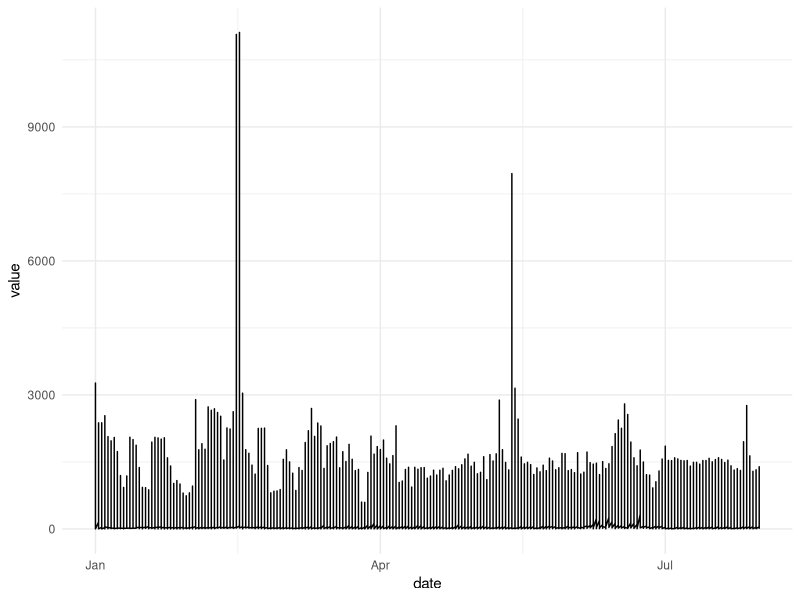
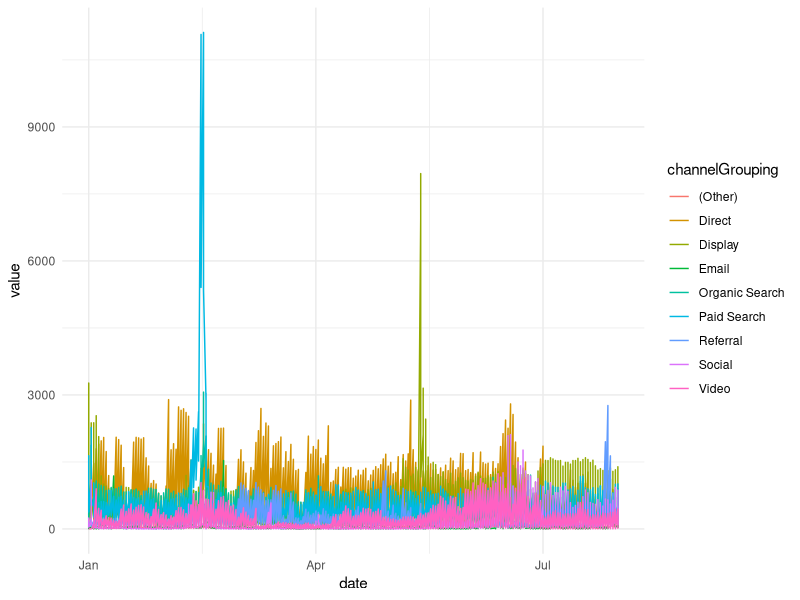
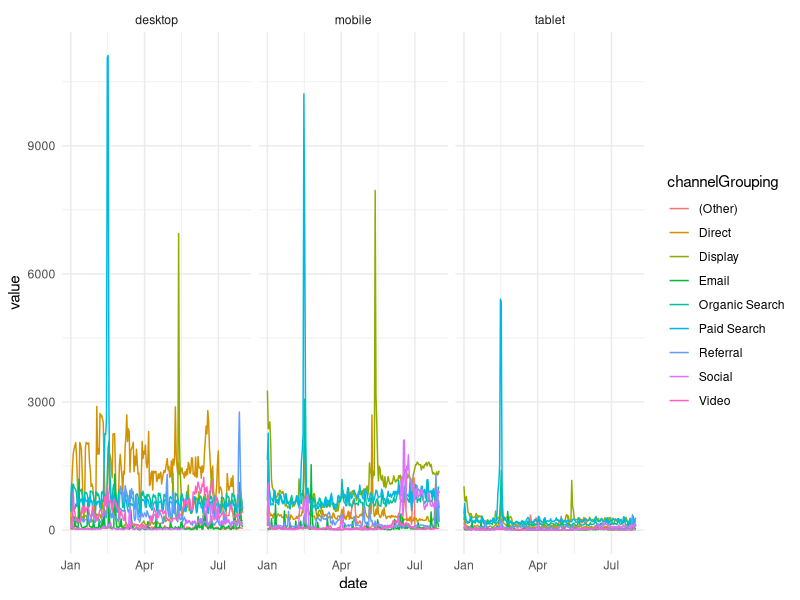
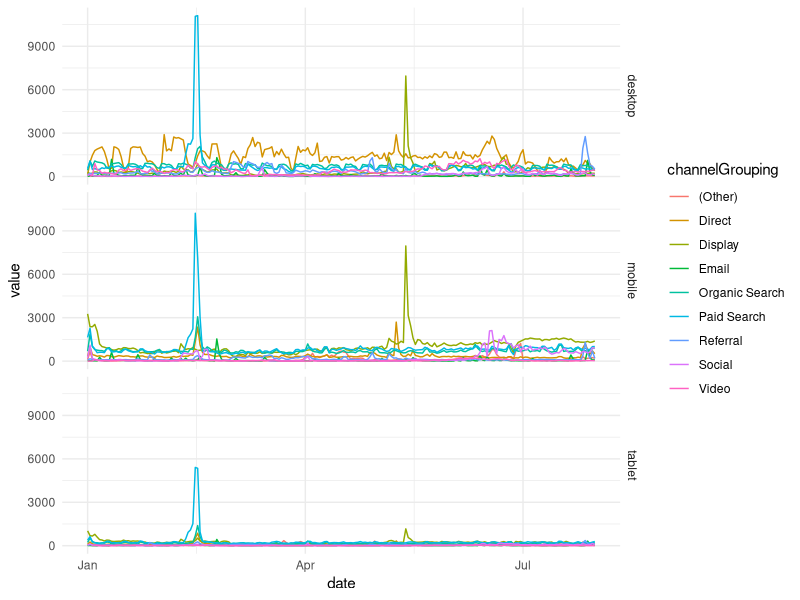
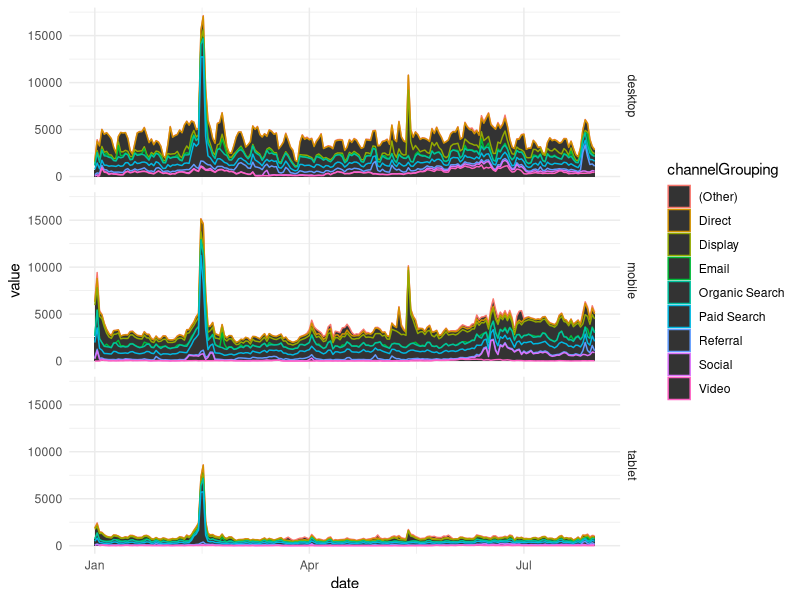
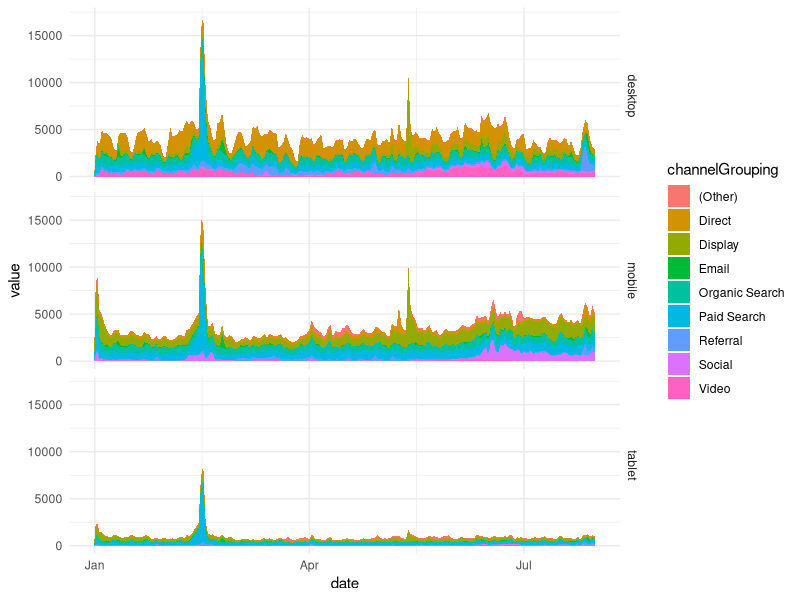
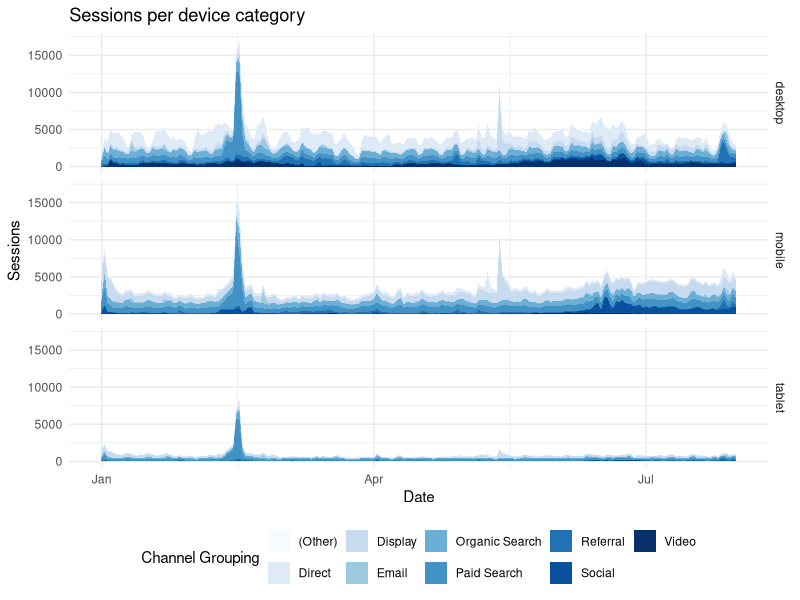

Source code (R) for these figures, in order:
## ---- chunk 1
library(knitr) # used for kable that makes nice RMarkdown tables
web_data <- read.csv("./data/gadata_example_2.csv", stringsAsFactors = FALSE)
## ---- chunk 2
kable(head(web_data))
## ---- chunk 3
## We can use the newer tidyr() package the gather() function to tidy up the data
library(tidyr)

## call the key column 'variable' and the value colum 'value' and 
## gather all variables apart from date, channelGrouping and deviceCategory
web_data_tidy <- web_data %>% gather(variable, value, -date, -channelGrouping, -deviceCategory)
head(web_data_tidy)
## ---- chunk 4
str(web_data_tidy)

web_data_tidy$date <- as.Date(web_data_tidy$date)

## we will only look at sessions
library(dplyr)
plot_data <- web_data_tidy %>% filter(variable == "sessions")

## ---- chunk 5
library(ggplot2)
## I don't know why, but I always call them gg
gg <- ggplot(data = plot_data, aes(x = date, y = value)) + theme_minimal()
## ---- chunk 6
## let's make some line plots
gg + geom_line()

## hmm, too much data in there, let's colour by the channelGroupings
gg + geom_line(aes(colour = channelGrouping))

## we have desktop, mobile and tablet all in there, let's seperate them out with facet
gg + geom_line(aes(colour = channelGrouping)) + facet_grid(. ~ deviceCategory)

## I prefer it one over the other
gg + geom_line(aes(colour = channelGrouping)) + facet_grid(deviceCategory ~ .)

## let's try an area plot
gg + geom_area(aes(colour = channelGrouping, group = channelGrouping)) + facet_grid(deviceCategory ~ .)

## ahh, area plots colour by scale 'fill' rather than scale 'colour' (see ?geom_area)
gg + geom_area(aes(fill = channelGrouping, group = channelGrouping)) + facet_grid(deviceCategory ~ .)

## ok, let's keep that for now
gg <- gg + geom_area(aes(group = channelGrouping, fill = channelGrouping)) + facet_grid(deviceCategory ~ .)
## ---- chunk 7
## make the colours nicer
gg <- gg + scale_fill_brewer(palette = "Blues")
## add a title
gg <- gg + ggtitle("Sessions per device category")
## rename the x and y axis
gg <- gg + xlab("Date") + ylab("Sessions")
## change the legend title
gg <- gg + guides(fill = guide_legend(title = "Channel Grouping"))
## put the legend at the bottom
gg <- gg + theme(legend.position = "bottom")
## print the final plot
gg
